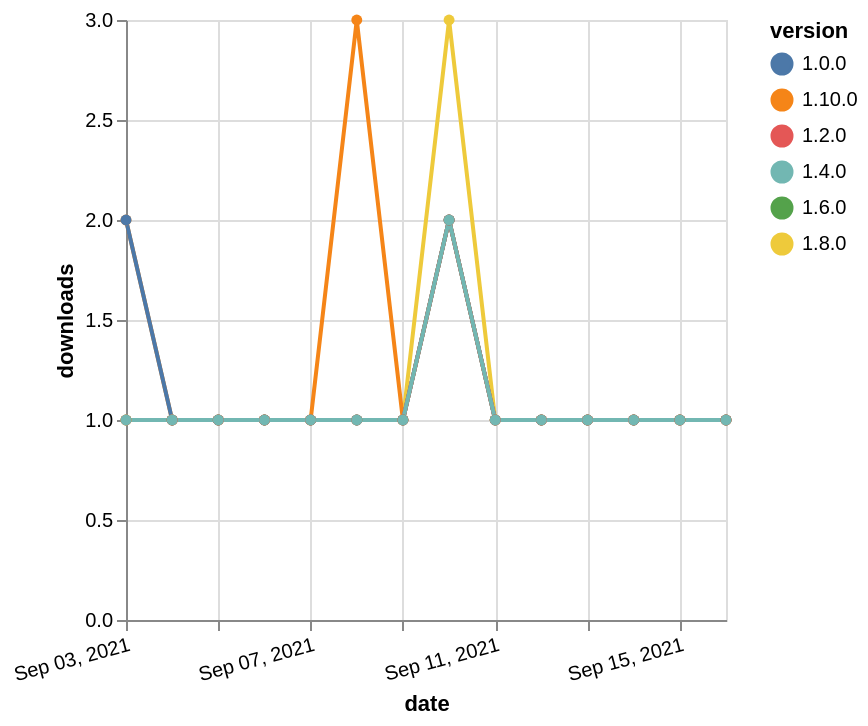

The Vega-Lite source for this figure:
### Vega-Lite specification from a JSON file in a GitHub repository (floating-point values rounded to 4 significant figures)
{"$schema": "https://vega.github.io/schema/vega-lite/v5.json", "description": "A simple bar chart with embedded data.", "data": {"values": [{"date": "2021-09-03", "total": 157, "delta": 1, "version": "1.6.0"}, {"date": "2021-09-04", "total": 158, "delta": 1, "version": "1.6.0"}, {"date": "2021-09-05", "total": 159, "delta": 1, "version": "1.6.0"}, {"date": "2021-09-06", "total": 160, "delta": 1, "version": "1.6.0"}, {"date": "2021-09-07", "total": 161, "delta": 1, "version": "1.6.0"}, {"date": "2021-09-08", "total": 162, "delta": 1, "version": "1.6.0"}, {"date": "2021-09-09", "total": 163, "delta": 1, "version": "1.6.0"}, {"date": "2021-09-10", "total": 165, "delta": 2, "version": "1.6.0"}, {"date": "2021-09-11", "total": 166, "delta": 1, "version": "1.6.0"}, {"date": "2021-09-12", "total": 167, "delta": 1, "version": "1.6.0"}, {"date": "2021-09-13", "total": 168, "delta": 1, "version": "1.6.0"}, {"date": "2021-09-14", "total": 169, "delta": 1, "version": "1.6.0"}, {"date": "2021-09-15", "total": 170, "delta": 1, "version": "1.6.0"}, {"date": "2021-09-16", "total": 171, "delta": 1, "version": "1.6.0"}, {"date": "2021-09-03", "total": 172, "delta": 1, "version": "1.8.0"}, {"date": "2021-09-04", "total": 173, "delta": 1, "version": "1.8.0"}, {"date": "2021-09-05", "total": 174, "delta": 1, "version": "1.8.0"}, {"date": "2021-09-06", "total": 175, "delta": 1, "version": "1.8.0"}, {"date": "2021-09-07", "total": 176, "delta": 1, "version": "1.8.0"}, {"date": "2021-09-08", "total": 177, "delta": 1, "version": "1.8.0"}, {"date": "2021-09-09", "total": 178, "delta": 1, "version": "1.8.0"}, {"date": "2021-09-10", "total": 181, "delta": 3, "version": "1.8.0"}, {"date": "2021-09-11", "total": 182, "delta": 1, "version": "1.8.0"}, {"date": "2021-09-12", "total": 183, "delta": 1, "version": "1.8.0"}, {"date": "2021-09-13", "total": 184, "delta": 1, "version": "1.8.0"}, {"date": "2021-09-14", "total": 185, "delta": 1, "version": "1.8.0"}, {"date": "2021-09-15", "total": 186, "delta": 1, "version": "1.8.0"}, {"date": "2021-09-16", "total": 187, "delta": 1, "version": "1.8.0"}, {"date": "2021-09-03", "total": 121, "delta": 2, "version": "1.10.0"}, {"date": "2021-09-04", "total": 122, "delta": 1, "version": "1.10.0"}, {"date": "2021-09-05", "total": 123, "delta": 1, "version": "1.10.0"}, {"date": "2021-09-06", "total": 124, "delta": 1, "version": "1.10.0"}, {"date": "2021-09-07", "total": 125, "delta": 1, "version": "1.10.0"}, {"date": "2021-09-08", "total": 128, "delta": 3, "version": "1.10.0"}, {"date": "2021-09-09", "total": 129, "delta": 1, "version": "1.10.0"}, {"date": "2021-09-10", "total": 131, "delta": 2, "version": "1.10.0"}, {"date": "2021-09-11", "total": 132, "delta": 1, "version": "1.10.0"}, {"date": "2021-09-12", "total": 133, "delta": 1, "version": "1.10.0"}, {"date": "2021-09-13", "total": 134, "delta": 1, "version": "1.10.0"}, {"date": "2021-09-14", "total": 135, "delta": 1, "version": "1.10.0"}, {"date": "2021-09-15", "total": 136, "delta": 1, "version": "1.10.0"}, {"date": "2021-09-16", "total": 137, "delta": 1, "version": "1.10.0"}, {"date": "2021-09-03", "total": 237, "delta": 2, "version": "1.0.0"}, {"date": "2021-09-04", "total": 238, "delta": 1, "version": "1.0.0"}, {"date": "2021-09-05", "total": 239, "delta": 1, "version": "1.0.0"}, {"date": "2021-09-06", "total": 240, "delta": 1, "version": "1.0.0"}, {"date": "2021-09-07", "total": 241, "delta": 1, "version": "1.0.0"}, {"date": "2021-09-08", "total": 242, "delta": 1, "version": "1.0.0"}, {"date": "2021-09-09", "total": 243, "delta": 1, "version": "1.0.0"}, {"date": "2021-09-10", "total": 245, "delta": 2, "version": "1.0.0"}, {"date": "2021-09-11", "total": 246, "delta": 1, "version": "1.0.0"}, {"date": "2021-09-12", "total": 247, "delta": 1, "version": "1.0.0"}, {"date": "2021-09-13", "total": 248, "delta": 1, "version": "1.0.0"}, {"date": "2021-09-14", "total": 249, "delta": 1, "version": "1.0.0"}, {"date": "2021-09-15", "total": 250, "delta": 1, "version": "1.0.0"}, {"date": "2021-09-16", "total": 251, "delta": 1, "version": "1.0.0"}, {"date": "2021-09-03", "total": 184, "delta": 1, "version": "1.2.0"}, {"date": "2021-09-04", "total": 185, "delta": 1, "version": "1.2.0"}, {"date": "2021-09-05", "total": 186, "delta": 1, "version": "1.2.0"}, {"date": "2021-09-06", "total": 187, "delta": 1, "version": "1.2.0"}, {"date": "2021-09-07", "total": 188, "delta": 1, "version": "1.2.0"}, {"date": "2021-09-08", "total": 189, "delta": 1, "version": "1.2.0"}, {"date": "2021-09-09", "total": 190, "delta": 1, "version": "1.2.0"}, {"date": "2021-09-10", "total": 192, "delta": 2, "version": "1.2.0"}, {"date": "2021-09-11", "total": 193, "delta": 1, "version": "1.2.0"}, {"date": "2021-09-12", "total": 194, "delta": 1, "version": "1.2.0"}, {"date": "2021-09-13", "total": 195, "delta": 1, "version": "1.2.0"}, {"date": "2021-09-14", "total": 196, "delta": 1, "version": "1.2.0"}, {"date": "2021-09-15", "total": 197, "delta": 1, "version": "1.2.0"}, {"date": "2021-09-16", "total": 198, "delta": 1, "version": "1.2.0"}, {"date": "2021-09-03", "total": 173, "delta": 1, "version": "1.4.0"}, {"date": "2021-09-04", "total": 174, "delta": 1, "version": "1.4.0"}, {"date": "2021-09-05", "total": 175, "delta": 1, "version": "1.4.0"}, {"date": "2021-09-06", "total": 176, "delta": 1, "version": "1.4.0"}, {"date": "2021-09-07", "total": 177, "delta": 1, "version": "1.4.0"}, {"date": "2021-09-08", "total": 178, "delta": 1, "version": "1.4.0"}, {"date": "2021-09-09", "total": 179, "delta": 1, "version": "1.4.0"}, {"date": "2021-09-10", "total": 181, "delta": 2, "version": "1.4.0"}, {"date": "2021-09-11", "total": 182, "delta": 1, "version": "1.4.0"}, {"date": "2021-09-12", "total": 183, "delta": 1, "version": "1.4.0"}, {"date": "2021-09-13", "total": 184, "delta": 1, "version": "1.4.0"}, {"date": "2021-09-14", "total": 185, "delta": 1, "version": "1.4.0"}, {"date": "2021-09-15", "total": 186, "delta": 1, "version": "1.4.0"}, {"date": "2021-09-16", "total": 187, "delta": 1, "version": "1.4.0"}]}, "width": "container", "mark": {"type": "line", "point": {"filled": true}}, "encoding": {"x": {"field": "date", "type": "temporal", "timeUnit": "yearmonthdate", "title": "date", "axis": {"labelAngle": -15}}, "y": {"field": "delta", "type": "quantitative", "title": "downloads"}, "color": {"field": "version", "type": "nominal"}, "tooltip": {"field": "delta"}}}
